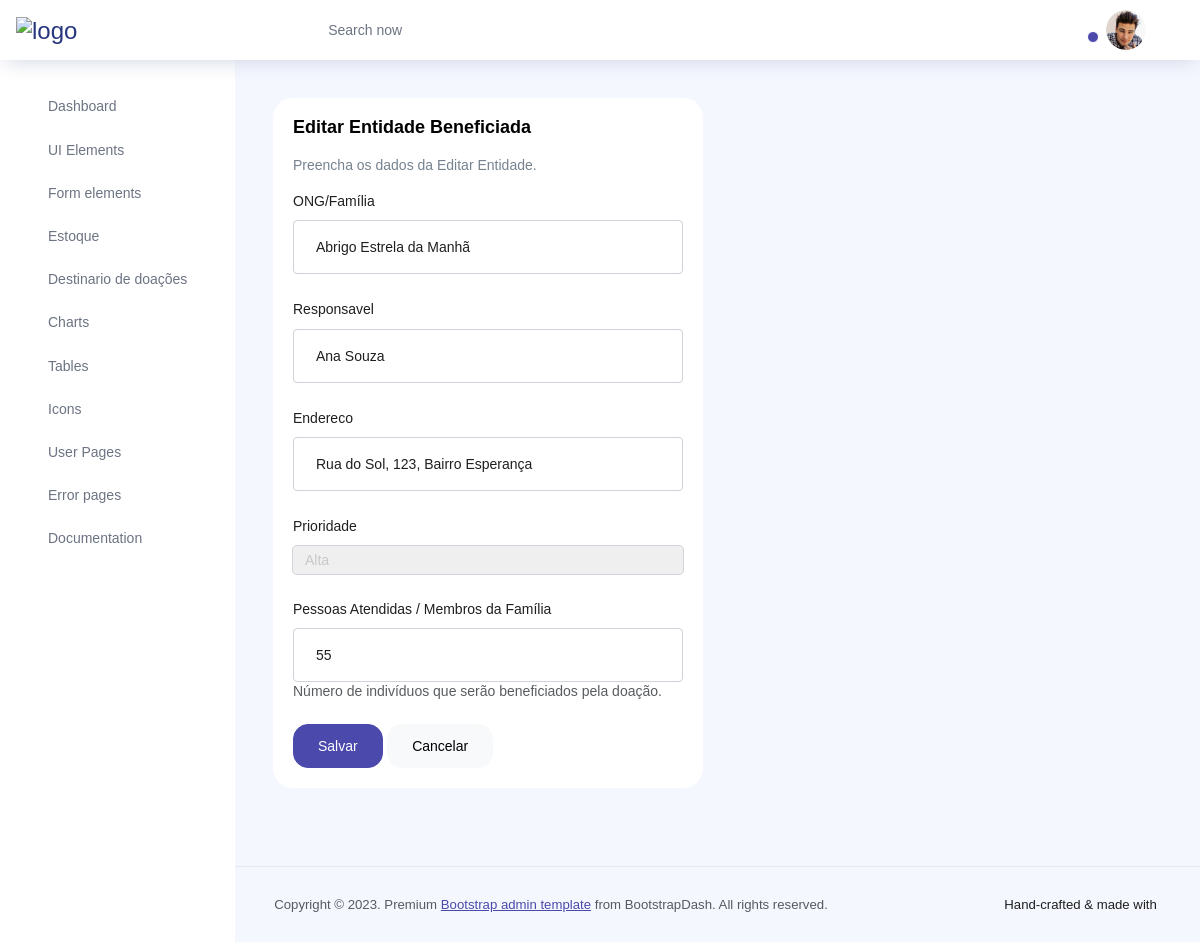
The app's page /entidades/1/editar/ (signed in) with its own data.
### entidade_beneficiada/models.py (models this page shows, shortened)
class EntidadeBeneficiada(models.Model):
    PRIORIDADE_CHOICES = [
        ('BAIXA', 'Baixa'),
        ('MEDIA', 'Média'),
        ('ALTA', 'Alta'),
    ]
    id = models.AutoField(primary_key=True)
    nome = models.CharField(max_length=255, verbose_name="ONG/Família")
    responsavel = models.CharField(max_length=255)
    endereco = models.CharField(max_length=255)
    prioridade = models.CharField(max_length=5, choices=PRIORIDADE_CHOICES, default='BAIXA')
    data_cadastro = models.DateField(auto_now_add=True)
    num_membros = models.PositiveIntegerField(
        default=1,
        verbose_name="Pessoas Atendidas / Membros da Família",
        help_text="Número de indivíduos que serão beneficiados pela doação."
    )
    class Meta:
        verbose_name = "Entidade Beneficiada"
        verbose_name_plural = "Entidades Beneficiadas"

### entidade_beneficiada/views.py (the view)
# urls.py: path('<int:pk>/editar/', views.entidade_update, name='entidade_update'),
@login_required
@user_passes_test(is_assistente_social)
def entidade_update(request, pk):
    entidade = get_object_or_404(EntidadeBeneficiada, pk=pk)
    if request.method == 'POST':
        form = EntidadeBeneficiadaForm(request.POST, instance=entidade)
        if form.is_valid():
            form.save()
            return redirect('entidade_list')
    else:
        form = EntidadeBeneficiadaForm(instance=entidade)
    return render(request, 'entidade_beneficiada/entidade_form.html', {'form': form, 'acao': 'Editar'})

### entidade_beneficiada/forms.py
class EntidadeBeneficiadaForm(forms.ModelForm):
    class Meta:
        model = EntidadeBeneficiada
        fields = ['nome', 'responsavel', 'endereco', 'prioridade', 'num_membros']
        widgets = {
            'nome': forms.TextInput(attrs={'class': 'form-control'}),
            'responsavel': forms.TextInput(attrs={'class': 'form-control'}),
            'endereco': forms.TextInput(attrs={'class': 'form-control'}),
            'prioridade': forms.Select(attrs={'class': 'form-control'}),
            'num_membros': forms.NumberInput(attrs={'class': 'form-control'}),
        }

### entidade_beneficiada/views.py (called while the page is built)
def is_assistente_social(user):
    return user.is_superuser

### templates/entidade_beneficiada/entidade_form.html (shortened to what this page needs)
{% extends "base.html" %}
{% block content %}
<div class="row">
    <div class="col-md-6 grid-margin stretch-card">
        <div class="card">
            <div class="card-body">
                <h4 class="card-title">{{ acao }} Entidade Beneficiada</h4>
                <p class="card-description">
                    Preencha os dados da {{ acao }} Entidade.
                </p>
                <form class="forms-sample" method="post">
                    {% for field in form %}
                    <div class="form-group">
                        <label for="{{ field.id_for_label }}">{{ field.label }}</label>
                        {{ field }}
                        {% if field.help_text %}
                            <small class="form-text text-muted">{{ field.help_text }}</small>
                        {% endif %}
                    </div>
                    {% endfor %}
                    <button type="submit" class="btn btn-primary mr-2">Salvar</button>
                    <a href="{% url 'entidade_list' %}" class="btn btn-light">Cancelar</a>
                </form>
            </div>
        </div>
    </div>
</div>
{% endblock %}

### records on screen
EntidadeBeneficiada: form "Abrigo Estrela da Manhã" "Ana Souza" "Rua do Sol, 123, Bairro Esperança" "Alta" "55"

### other values on screen
{{ acao }} "Editar"
{{ field.label }} "ONG/Família" "Responsavel" "Endereco" "Prioridade" "Pessoas Atendidas / Membros da Família"
{{ field.help_text }} "Número de indivíduos que serão beneficiados pela doação."
